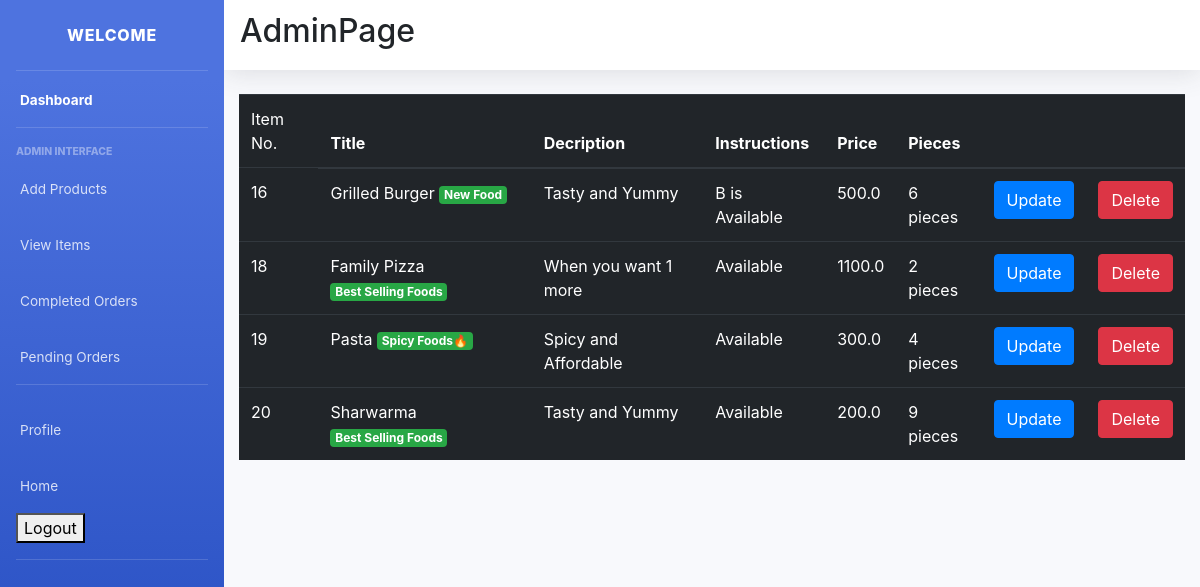
/item_list/ (signed in), run on the app's committed database.
### main/models.py (models this page shows, shortened)
class Item(models.Model):
    LABELS = (
        ('Best Selling Foods', 'Best Selling Foods'),
        ('New Food', 'New Food'),
        ('Spicy Foods🔥', 'Spicy Foods🔥'),
    )
    LABEL_COLOUR = (
        ('danger', 'danger'),
        ('success', 'success'),
        ('primary', 'primary'),
        ('info', 'info'),
        ('warning', 'warning'),
    )
    title = models.CharField(max_length=150)
    description = models.CharField(max_length=250,blank=True)
    price = models.FloatField()
    pieces = models.IntegerField(default=6)
    instructions = models.CharField(max_length=250,default="Available")
    image = models.ImageField(default='default.png', upload_to='images/')
    labels = models.CharField(max_length=25, choices=LABELS, blank=True)
    label_colour = models.CharField(max_length=15, choices=LABEL_COLOUR, blank=True)
    slug = models.SlugField(default="foods")
    created_by = models.ForeignKey(User, on_delete=models.CASCADE)

### main/decorators.py (the view)
    def wrapper_func(request, *args, **kwargs):
        group = Group.objects.get(user = request.user)
        if group.name == 'admin_owner':
            return view_func(request, *args, **kwargs)
        else:
            return redirect('/')

### main/views.py (called while the page is built)
@login_required(login_url='/accounts/login/')
@admin_required
def item_list(request):
    items = Item.objects.filter(created_by=request.user)
    context = {
        'items':items
    }
    return render(request, 'main/item_list.html', context)

### main/templates/main/item_list.html
{% extends "main/layout2.html" %}
{% block content %}
<div class="cart">
    <div class="row">
        <div class="col-sm-12">
            {% if items %}
            <div class="table-responsive">
                <table class="table table-dark">
                    <thead>
                    <tr>
                        <td scope="col">Item No.</td>
                        <th scope="col">Title</th>
                        <th scope="col">Decription</th>
                        <th scope="col">Instructions</th>
                        <th scope="col">Price</th>
                        <th scope="col">Pieces</th>
                        <th></th>
                        <th></th>
                    </tr>
                    </thead>
                    <tbody>
                        {% for item in items %}
                    <tr>
                        <td>{{ item.id }}</td>
                        <td>{{ item.title }} <span class="badge badge-{{ item.label_colour }}">{{ item.labels }}</span></td></td>
                        <td>{{ item.description }}</td>
                        <td>{{ item.instructions }}</td>
                        <td>{{ item.price }}</td>
                        <td>{{ item.pieces }} pieces</td>
                        <td><a class="btn btn-primary" href="{% url 'main:item-update' item.slug %}">Update</a></td>
                        <td><a class="btn btn-danger" href="{% url 'main:item-delete' item.slug %}">Delete</a></td>
                    </tr>
                        {% endfor %}
                    </tbody>
                </table>
            </div>
            {% else %}
            <h4 class="text-center">Sorry, you have not ordered any item yet!!!</h4>
            {% endif %}
        </div>
    </div>
</div>
{% endblock content %}

### data on the page
Item: id "16", title "Grilled Burger", labels "New Food", description "Tasty and Yummy", instructions "B is Available", price "500.0", pieces "6"
Item: id "18", title "Family Pizza", labels "Best Selling Foods", description "When you want 1 more", instructions "Available", price "1100.0", pieces "2"
Item: id "19", title "Pasta", labels "Spicy Foods🔥", description "Spicy and Affordable", instructions "Available", price "300.0", pieces "4"
Item: id "20", title "Sharwarma", labels "Best Selling Foods", description "Tasty and Yummy", instructions "Available", price "200.0", pieces "9"
